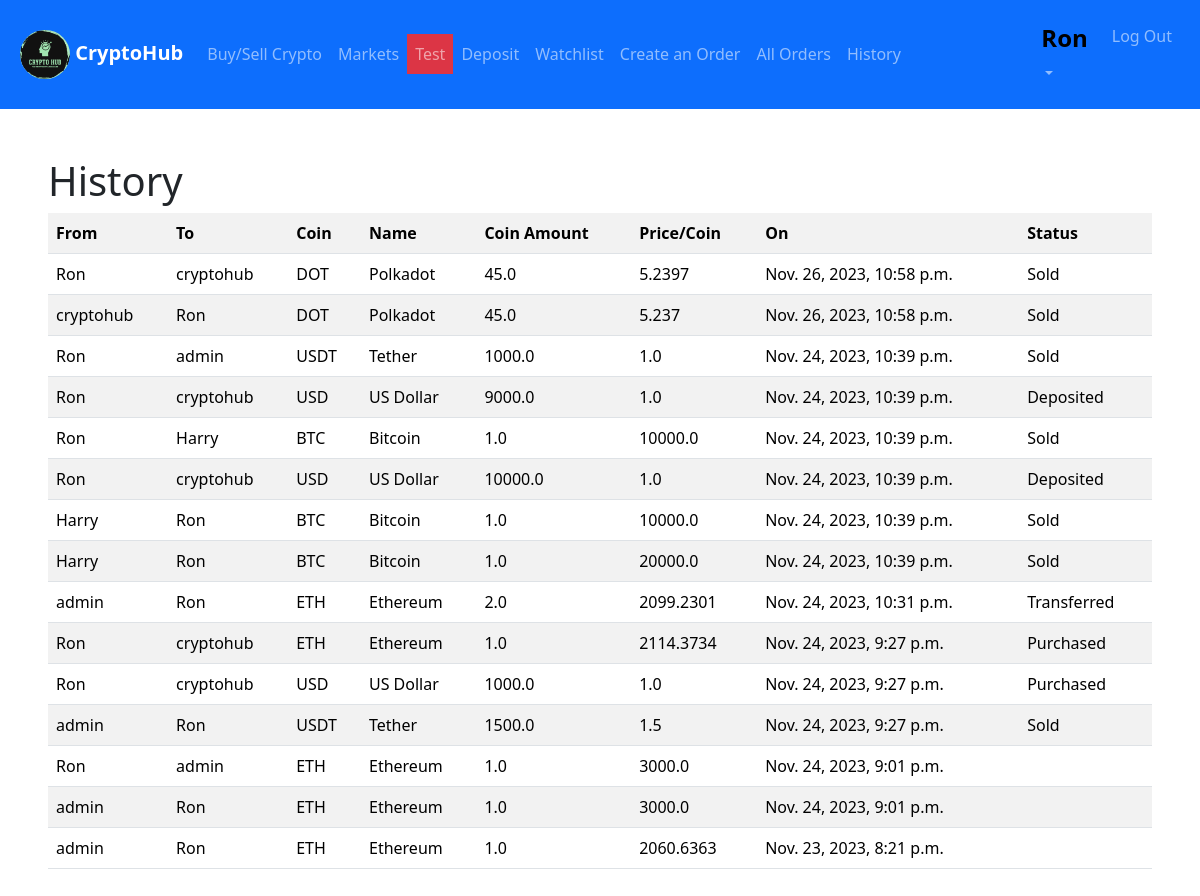
/history (signed in), run on an earlier commit of the app's database.
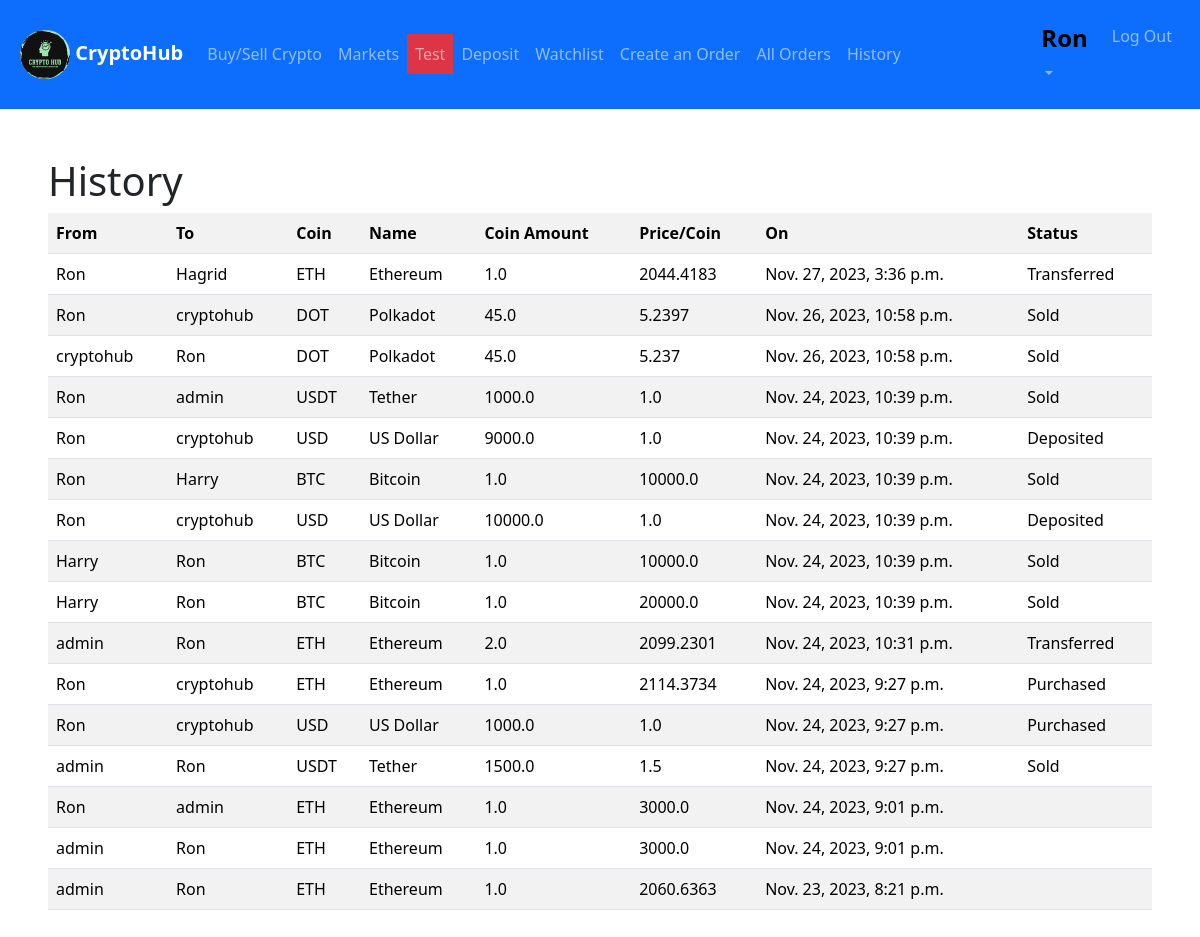
And on a later commit of the database.
### exchange/models.py (models this page shows, shortened)
class History(models.Model):
    transaction_on=models.DateTimeField(default=datetime.datetime.now())
    to_user=models.ForeignKey(User,on_delete=models.CASCADE,related_name="received")
    from_user=models.ForeignKey(User,on_delete=models.CASCADE,related_name="send")
    transacted_coin=models.ForeignKey(List_Coin,on_delete=models.CASCADE,related_name="transacted")
    transacted_coin_value=models.FloatField()
    """transacted_amount-number of coins
    """
    transacted_amount=models.FloatField(default=0)#number of coins
    transact_action=models.CharField(max_length=64,blank=True)#Purchased/Sold/Send/
    def __str__(self):
        return f"{self.from_user} {self.transact_action} {self.transacted_amount} {self.transacted_coin} at {self.transacted_coin_value} per USD to {self.to_user} on {self.transaction_on.strftime('%c')}"

class User(AbstractUser):
    pass

class List_Coin(models.Model):
    coin_id=models.CharField(max_length=64,unique=True)
    symbol=models.CharField(max_length=16,unique=True)
    title=models.CharField(max_length=64,unique=True)
    logo_url=models.URLField(blank=True)
    def __str__(self):
        return f"{self.title} ({self.symbol})"

### exchange/views.py (the view)
# urls.py: path("history", views.history, name="history"),
def history(request):
    history = History.objects.filter(Q(from_user=request.user) | Q(to_user=request.user))
    history = history.order_by("-transaction_on").all()
    return render(request, 'history.html', {'history': history})

### exchange/templates/history.html
{% extends "layout.html" %}
{% block body %}
   <div id="history_div">
    <h1>History</h1>
<table class="table table-striped">
<tr>
    <th>From</th>
    <th>To</th>
    <th>Coin</th>
    <th>Name</th>
    <th>Coin Amount</th>
    <th>Price/Coin</th>
    <th>On</th>
    <th>Status</th>
</tr>
{%for event in history%}
<tr>
    <td>{{event.from_user}}</td>
    <td>{{event.to_user}}</td>
    <td>{{event.transacted_coin.symbol}}</td>
    <td>{{event.transacted_coin.title}}</td>
    <td>{{event.transacted_amount}}</td>
    <td>{{event.transacted_coin_value}}</td>
    <td>{{event.transaction_on}}</td>
    <td>{{event.transact_action}}</td>
</tr>
{%endfor%}
</table>
   </div>
{% endblock %}

What changed in the data, as far as the page shows it:
added History: from_user "Ron", to_user "Hagrid", transacted_coin.symbol "ETH", transacted_coin "Ethereum", transacted_amount "1.0", transacted_coin_value "2044.4183", transaction_on "Nov. 27, 2023, 3:36 p.m.", transact_action "Transferred"
